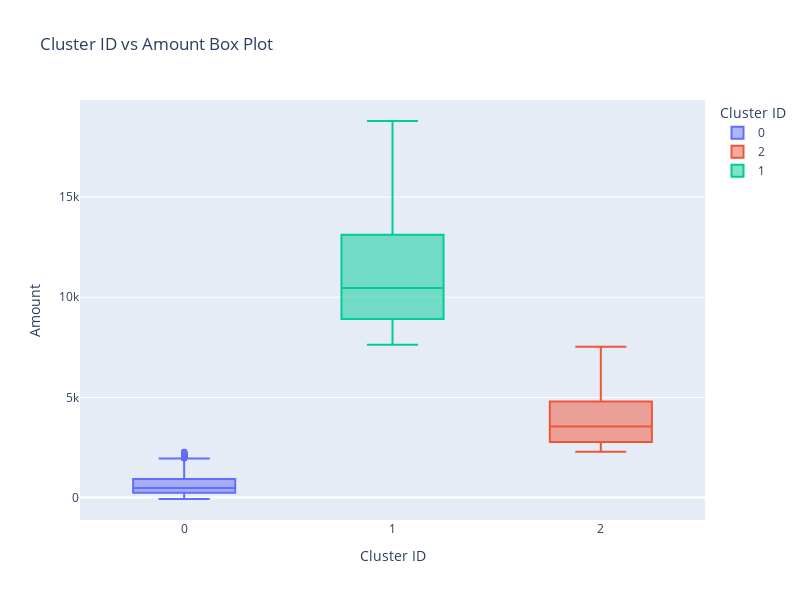

Source (notebook cell):
### Markdown cell above
# To be continued

### Code cell
fig = px.box(data_clean, x='Clusters', y='Monetary',
             title="Cluster ID vs Amount Box Plot",
             labels={'Clusters': 'Cluster ID', 'Monetary': 'Amount'}, color = 'Clusters')


fig.update_layout(width=800, height=600)

fig.show()

### Figure 1 — Plotly figure (JSON) as saved in the notebook; plotly's stock layout.template omitted (floating-point values rounded to 4 significant figures; data arrays with more than 128 entries replaced by an {"elided": "..."} marker saying what was removed)
{"data": [{"alignmentgroup": "True", "hovertemplate": "Cluster ID=%{x}<br>Amount=%{y}<extra></extra>", "legendgroup": "0", "marker": {"color": "#636efa"}, "name": "0", "notched": false, "offsetgroup": "0", "orientation": "v", "showlegend": true, "type": "box", "x": {"elided": "3338 int values"}, "x0": " ", "xaxis": "x", "y": {"elided": "3338 float values"}, "y0": " ", "yaxis": "y"}, {"alignmentgroup": "True", "hovertemplate": "Cluster ID=%{x}<br>Amount=%{y}<extra></extra>", "legendgroup": "2", "marker": {"color": "#EF553B"}, "name": "2", "notched": false, "offsetgroup": "2", "orientation": "v", "showlegend": true, "type": "box", "x": {"elided": "501 int values"}, "x0": " ", "xaxis": "x", "y": {"elided": "501 float values"}, "y0": " ", "yaxis": "y"}, {"alignmentgroup": "True", "hovertemplate": "Cluster ID=%{x}<br>Amount=%{y}<extra></extra>", "legendgroup": "1", "marker": {"color": "#00cc96"}, "name": "1", "notched": false, "offsetgroup": "1", "orientation": "v", "showlegend": true, "type": "box", "x": [1, 1, 1, 1, 1, 1, 1, 1, 1, 1, 1, 1, 1, 1, 1, 1, 1, 1, 1, 1, 1, 1, 1, 1, 1, 1, 1, 1, 1, 1, 1, 1, 1, 1, 1, 1, 1, 1, 1, 1, 1, 1, 1, 1, 1, 1, 1, 1, 1, 1, 1, 1, 1, 1, 1, 1, 1, 1, 1, 1, 1, 1, 1, 1, 1, 1, 1, 1, 1, 1, 1, 1, 1, 1, 1, 1, 1, 1, 1, 1, 1, 1, 1, 1, 1, 1, 1, 1, 1, 1, 1, 1, 1, 1, 1], "x0": " ", "xaxis": "x", "y": [11060.0, 7877.0, 13380.0, 7830.0, 8934.0, 18740.0, 13120.0, 13310.0, 11990.0, 9115.0, 9861.0, 13610.0, 17590.0, 13680.0, 12290.0, 8221.0, 9294.0, 18790.0, 9120.0, 16290.0, 16390.0, 11580.0, 10930.0, 9798.0, 12430.0, 8689.0, 7741.0, 10510, 9804.0, 10660.0, 10740.0, 9538.0, 8911.0, 7792.0, 16950.0, 8025.0, 16990.0, 8987.0, 14630.0, 15480.0, 10460.0, 11220.0, 12650.0, 9168.0, 11340.0, 9231.0, 9452.0, 10640.0, 7904.0, 14200.0, 11020.0, 8117.0, 7913.0, 7629.0, 9623.0, 11120.0, 18570.0, 15800.0, 10330.0, 7804.0, 8235.0, 12400.0, 14520.0, 10360.0, 12430.0, 16170.0, 12390.0, 8728.0, 14310.0, 10220.0, 9296.0, 11900.0, 8257.0, 8568.0, 8094.0, 13950.0, 10450.0, 15360.0, 10180.0, 8574.0, 10380.0, 10590.0, 8629.0, 8601.0, 11890.0, 17080.0, 10740.0, 16220.0, 10100.0, 13110.0, 7678.0, 10160.0, 9066.0, 7925.0, 8393.0], "y0": " ", "yaxis": "y"}], "layout": {"boxmode": "overlay", "height": 600, "legend": {"title": {"text": "Cluster ID"}, "tracegroupgap": 0}, "title": {"text": "Cluster ID vs Amount Box Plot"}, "width": 800, "xaxis": {"anchor": "y", "autorange": true, "categoryarray": [0, 2, 1], "categoryorder": "array", "domain": [0, 1], "range": [-0.5, 2.5], "title": {"text": "Cluster ID"}, "type": "linear"}, "yaxis": {"anchor": "x", "autorange": true, "domain": [0, 1], "range": [-1120.0, 19840.0], "title": {"text": "Amount"}, "type": "linear"}}}
